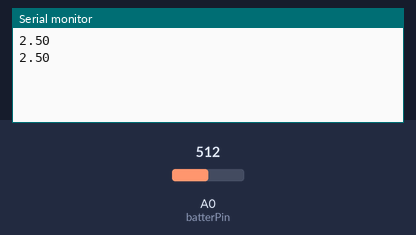
Simulated run of this sketch. Board: Arduino Uno, built with avr-gcc and run on an emulated ATmega328P. Shown: the last lines printed to the serial monitor. The test bench sets the inputs (shaded band); at power-on: A0 (batterPin) = 512.

Above: at 2.8 s.
2.9 s: A0 (batterPin) set to 716
At 5.2 s:
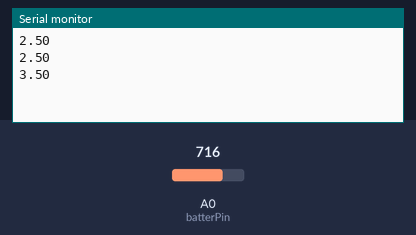
5.6 s: A0 (batterPin) set to 900
At 7.0 s:
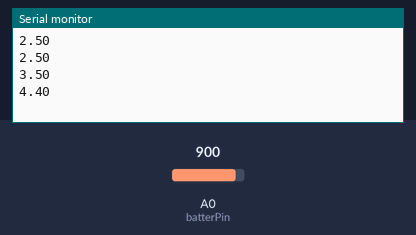
Timing chart, 0 to 8.6 s (numbered marks = the images above; inputs shaded):
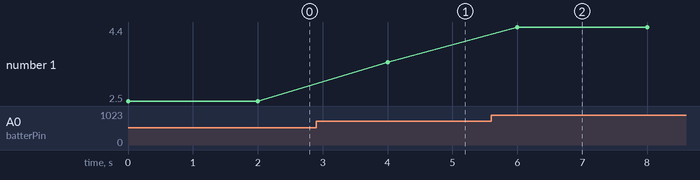

Measured:
- after the input at 2.9 s, the serial monitor: prints a new line after 1.1 s (image 1)
- after the input at 5.6 s, the serial monitor: prints a new line after 0.40 s (image 2)
- plotted number 1: 2.5 → 3.5 after the input at 2.9 s, 3.5 → 4.4 after the input at 5.6 s

The sketch:

monitor_voltage.ino
```cpp
// monitor_voltage.ino
// report a measured voltage

const int batterPin           = 0;
const float referenceVoltage  = 5.0;

void setup() {
  Serial.begin(9600);
}

void loop() {
  int val = analogRead(batterPin);
  float volts = (referenceVoltage*val)/1023.0;
  Serial.println(volts);
  delay(2000);
}
```
